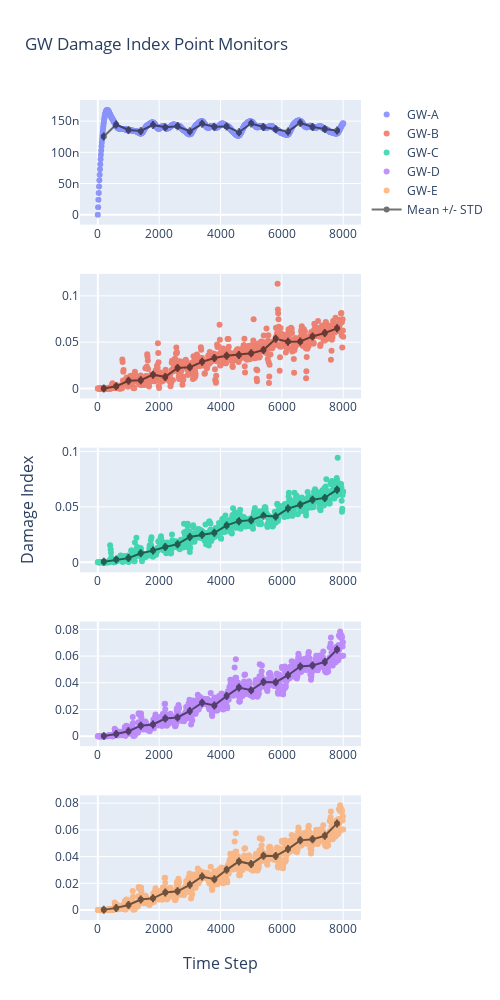
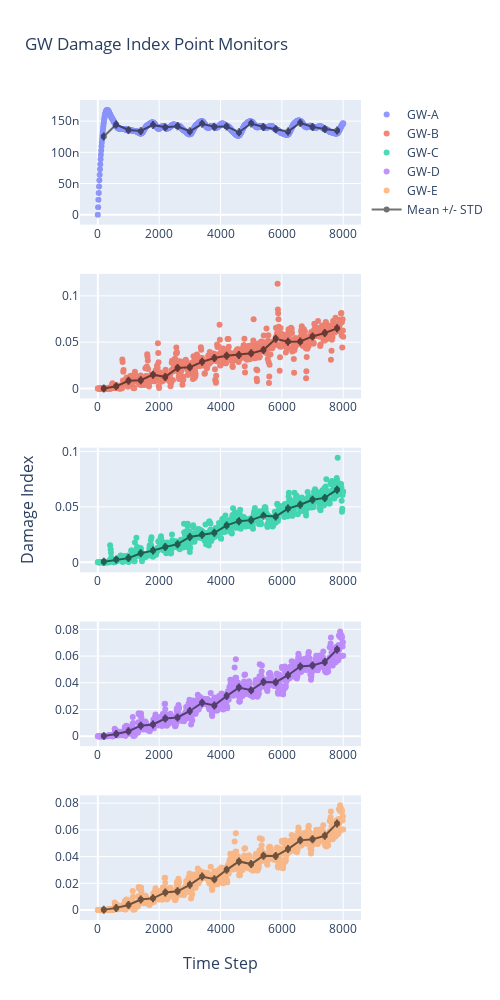

The notebook cell saved with these charts, in order:
### Code cell
color10_16 = ['#636EFA', '#EF553B', '#00CC96', '#AB63FA', '#FFA15A', '#19D3F3', '#FF6692', '#B6E880', '#FF97FF',
              '#FECB52']
scatter_opacity = 0.7
mean_opacity = scatter_opacity

fig = make_subplots(
    rows=5,
    cols=1,
    shared_xaxes=False,
    x_title="Time Step",
    y_title="Damage Index")
# subplot_titles=("Point A", "Quadrant 2"))

fig.add_trace(go.Scatter(x=residual_df['Time_Step'],
                         y=residual_df['point-gw-a'],
                         mode='markers',
                         opacity=scatter_opacity,
                         name='GW-A',
                         line=dict(color=color10_16[0])),
              row=1, col=1)
fig.add_trace(go.Scatter(x=bin_df['bin_centres'],
                         y=bin_df['point-gw-a_bin_mean'],
                         mode='markers+lines',
                         name='Mean +/- STD',
                         line=dict(color='black'),
                         opacity=.55,
                         error_x_array=bin_df['point-gw-a_std'],
                         showlegend=False),
              row=1, col=1)

fig.add_trace(go.Scatter(x=residual_df['Time_Step'],
                         y=residual_df['point-gw-b'],
                         mode='markers',
                         opacity=scatter_opacity,
                         name='GW-B',
                         line=dict(color=color10_16[1])),
              row=2, col=1)
fig.add_trace(go.Scatter(x=bin_df['bin_centres'],
                         y=bin_df['point-gw-b_bin_mean'],
                         mode='markers+lines',
                         name='Mean +/- STD',
                         line=dict(color='black'),
                         opacity=.55,
                         error_x_array=bin_df['point-gw-b_std'],
                         showlegend=False),
              row=2, col=1)

fig.add_trace(go.Scatter(x=residual_df['Time_Step'],
                         y=residual_df['point-gw-c'],
                         mode='markers',
                         opacity=scatter_opacity,
                         name='GW-C',
                         line=dict(color=color10_16[2]),
                         showlegend=True),
              row=3, col=1)
fig.add_trace(go.Scatter(x=bin_df['bin_centres'],
                         y=bin_df['point-gw-c_bin_mean'],
                         mode='markers+lines',
                         name='Mean +/- STD',
                         line=dict(color='black'),
                         opacity=.55,
                         error_x_array=bin_df['point-gw-c_std'],
                         showlegend=False),
              row=3, col=1)

fig.add_trace(go.Scatter(x=residual_df['Time_Step'],
                         y=residual_df['point-gw-d'],
                         mode='markers',
                         opacity=scatter_opacity,
                         name='GW-D',
                         line=dict(color=color10_16[3]),
                         showlegend=True),
              row=4, col=1)
fig.add_trace(go.Scatter(x=bin_df['bin_centres'],
                         y=bin_df['point-gw-d_bin_mean'],
                         mode='markers+lines',
                         name='Mean +/- STD',
                         line=dict(color='black'),
                         opacity=.55,
                         error_x_array=bin_df['point-gw-d_std'],
                         showlegend=False),
              row=4, col=1)

fig.add_trace(go.Scatter(x=residual_df['Time_Step'],
                         y=residual_df['point-gw-e'],
                         mode='markers',
                         opacity=scatter_opacity,
                         name='GW-E',
                         line=dict(color=color10_16[4]),
                         showlegend=True),
              row=5, col=1)
fig.add_trace(go.Scatter(x=bin_df['bin_centres'],
                         y=bin_df['point-gw-e_bin_mean'],
                         mode='markers+lines',
                         name='Mean +/- STD',
                         line=dict(color='black'),
                         opacity=.55,
                         error_x_array=bin_df['point-gw-e_std'],
                         showlegend=True),
              row=5, col=1)

fig.update_layout(height=1000, width=500,
                  title_text="GW Damage Index Point Monitors")

fig.show()

### Figure 1 — Plotly figure (JSON) as saved in the notebook; plotly's stock layout.template omitted (floating-point values rounded to 4 significant figures; data arrays with more than 128 entries replaced by an {"elided": "..."} marker saying what was removed)
{"data": [{"line": {"color": "#636EFA"}, "mode": "markers", "name": "GW-A", "opacity": 0.7, "type": "scatter", "x": {"elided": "801 int values"}, "xaxis": "x", "y": {"elided": "801 float values"}, "yaxis": "y"}, {"error_x": {"array": [5.031e-08, 7.364e-09, 1.109e-09, 3.65e-09, 3.36e-09, 1.378e-09, 2.743e-09, 4.28e-09, 3.456e-09, 1.394e-09, 3.945e-09, 5.293e-09, 3.081e-09, 9.529e-10, 3.733e-09, 5.808e-09, 3.549e-09, 1e-09, 3.042e-09, 5.415e-09]}, "line": {"color": "black"}, "mode": "markers+lines", "name": "Mean +/- STD", "opacity": 0.55, "showlegend": false, "type": "scatter", "x": [196.0, 600.0, 1000.0, 1400.0, 1800.0, 2200.0, 2600.0, 3000.0, 3400.0, 3800.0, 4200.0, 4600.0, 5000.0, 5400.0, 5800.0, 6200.0, 6600.0, 7000.0, 7400.0, 7800.0], "xaxis": "x", "y": [1.252e-07, 1.446e-07, 1.358e-07, 1.342e-07, 1.44e-07, 1.4e-07, 1.417e-07, 1.337e-07, 1.457e-07, 1.411e-07, 1.415e-07, 1.322e-07, 1.461e-07, 1.406e-07, 1.37e-07, 1.334e-07, 1.471e-07, 1.408e-07, 1.374e-07, 1.348e-07], "yaxis": "y"}, {"line": {"color": "#EF553B"}, "mode": "markers", "name": "GW-B", "opacity": 0.7, "type": "scatter", "x": {"elided": "801 int values"}, "xaxis": "x2", "y": {"elided": "801 float values"}, "yaxis": "y2"}, {"error_x": {"array": [3.309e-05, 0.004912, 0.005471, 0.004708, 0.01083, 0.003664, 0.009331, 0.005787, 0.005736, 0.01135, 0.0067, 0.006334, 0.01101, 0.01061, 0.01542, 0.009501, 0.01036, 0.007498, 0.00779, 0.008476]}, "line": {"color": "black"}, "mode": "markers+lines", "name": "Mean +/- STD", "opacity": 0.55, "showlegend": false, "type": "scatter", "x": [196.0, 600.0, 1000.0, 1400.0, 1800.0, 2200.0, 2600.0, 3000.0, 3400.0, 3800.0, 4200.0, 4600.0, 5000.0, 5400.0, 5800.0, 6200.0, 6600.0, 7000.0, 7400.0, 7800.0], "xaxis": "x2", "y": [1.646e-05, 0.002328, 0.008243, 0.009006, 0.01494, 0.01252, 0.02215, 0.02297, 0.02874, 0.03292, 0.03524, 0.03626, 0.03793, 0.04155, 0.05366, 0.05049, 0.05073, 0.05617, 0.05994, 0.06488], "yaxis": "y2"}, {"line": {"color": "#00CC96"}, "mode": "markers", "name": "GW-C", "opacity": 0.7, "showlegend": true, "type": "scatter", "x": {"elided": "801 int values"}, "xaxis": "x3", "y": {"elided": "801 float values"}, "yaxis": "y3"}, {"error_x": {"array": [0.002428, 0.002409, 0.002602, 0.003799, 0.003987, 0.003913, 0.002569, 0.006565, 0.003826, 0.004811, 0.004726, 0.004616, 0.004456, 0.00442, 0.005621, 0.005086, 0.004687, 0.004693, 0.006734, 0.008066]}, "line": {"color": "black"}, "mode": "markers+lines", "name": "Mean +/- STD", "opacity": 0.55, "showlegend": false, "type": "scatter", "x": [196.0, 600.0, 1000.0, 1400.0, 1800.0, 2200.0, 2600.0, 3000.0, 3400.0, 3800.0, 4200.0, 4600.0, 5000.0, 5400.0, 5800.0, 6200.0, 6600.0, 7000.0, 7400.0, 7800.0], "xaxis": "x3", "y": [0.0005199, 0.002504, 0.003799, 0.008214, 0.01057, 0.01381, 0.01638, 0.0229, 0.02493, 0.02666, 0.03328, 0.03714, 0.03805, 0.04206, 0.04133, 0.04845, 0.05187, 0.05635, 0.0581, 0.06551], "yaxis": "y3"}, {"line": {"color": "#AB63FA"}, "mode": "markers", "name": "GW-D", "opacity": 0.7, "showlegend": true, "type": "scatter", "x": {"elided": "801 int values"}, "xaxis": "x4", "y": {"elided": "801 float values"}, "yaxis": "y4"}, {"error_x": {"array": [0.0001643, 0.001323, 0.003047, 0.00408, 0.003211, 0.00393, 0.003795, 0.004742, 0.002515, 0.003921, 0.006043, 0.006647, 0.003306, 0.005083, 0.004181, 0.006377, 0.004229, 0.00451, 0.006039, 0.006723]}, "line": {"color": "black"}, "mode": "markers+lines", "name": "Mean +/- STD", "opacity": 0.55, "showlegend": false, "type": "scatter", "x": [196.0, 600.0, 1000.0, 1400.0, 1800.0, 2200.0, 2600.0, 3000.0, 3400.0, 3800.0, 4200.0, 4600.0, 5000.0, 5400.0, 5800.0, 6200.0, 6600.0, 7000.0, 7400.0, 7800.0], "xaxis": "x4", "y": [0.0001118, 0.001604, 0.003736, 0.007877, 0.008762, 0.0132, 0.01402, 0.01887, 0.02507, 0.02306, 0.03011, 0.03638, 0.03441, 0.04066, 0.04044, 0.04567, 0.05218, 0.05293, 0.05559, 0.06488], "yaxis": "y4"}, {"line": {"color": "#FFA15A"}, "mode": "markers", "name": "GW-E", "opacity": 0.7, "showlegend": true, "type": "scatter", "x": {"elided": "801 int values"}, "xaxis": "x5", "y": {"elided": "801 float values"}, "yaxis": "y5"}, {"error_x": {"array": [0.0001643, 0.001323, 0.003047, 0.00408, 0.003211, 0.00393, 0.003795, 0.004742, 0.002515, 0.003921, 0.006043, 0.006647, 0.003306, 0.005083, 0.004181, 0.006377, 0.004229, 0.00451, 0.006039, 0.006723]}, "line": {"color": "black"}, "mode": "markers+lines", "name": "Mean +/- STD", "opacity": 0.55, "showlegend": true, "type": "scatter", "x": [196.0, 600.0, 1000.0, 1400.0, 1800.0, 2200.0, 2600.0, 3000.0, 3400.0, 3800.0, 4200.0, 4600.0, 5000.0, 5400.0, 5800.0, 6200.0, 6600.0, 7000.0, 7400.0, 7800.0], "xaxis": "x5", "y": [0.0001118, 0.001604, 0.003736, 0.007877, 0.008762, 0.0132, 0.01402, 0.01887, 0.02507, 0.02306, 0.03011, 0.03638, 0.03441, 0.04066, 0.04044, 0.04567, 0.05218, 0.05293, 0.05559, 0.06488], "yaxis": "y5"}], "layout": {"annotations": [{"font": {"size": 16}, "showarrow": false, "text": "Time Step", "x": 0.5, "xanchor": "center", "xref": "paper", "y": 0, "yanchor": "top", "yref": "paper", "yshift": -30}, {"font": {"size": 16}, "showarrow": false, "text": "Damage Index", "textangle": -90, "x": 0, "xanchor": "right", "xref": "paper", "xshift": -40, "y": 0.5, "yanchor": "middle", "yref": "paper"}], "height": 1000, "title": {"text": "GW Damage Index Point Monitors"}, "width": 500, "xaxis": {"anchor": "y", "domain": [0.0, 1.0]}, "xaxis2": {"anchor": "y2", "domain": [0.0, 1.0]}, "xaxis3": {"anchor": "y3", "domain": [0.0, 1.0]}, "xaxis4": {"anchor": "y4", "domain": [0.0, 1.0]}, "xaxis5": {"anchor": "y5", "domain": [0.0, 1.0]}, "yaxis": {"anchor": "x", "domain": [0.848, 1.0]}, "yaxis2": {"anchor": "x2", "domain": [0.636, 0.788]}, "yaxis3": {"anchor": "x3", "domain": [0.424, 0.576]}, "yaxis4": {"anchor": "x4", "domain": [0.212, 0.364]}, "yaxis5": {"anchor": "x5", "domain": [0.0, 0.152]}}}

### Figure 2 — Plotly figure (JSON) as saved in the notebook; plotly's stock layout.template omitted (floating-point values rounded to 4 significant figures; data arrays with more than 128 entries replaced by an {"elided": "..."} marker saying what was removed)
{"data": [{"line": {"color": "#636EFA"}, "mode": "markers", "name": "GW-A", "opacity": 0.7, "type": "scatter", "x": {"elided": "801 int values"}, "xaxis": "x", "y": {"elided": "801 float values"}, "yaxis": "y"}, {"error_x": {"array": [5.031e-08, 7.364e-09, 1.109e-09, 3.65e-09, 3.36e-09, 1.378e-09, 2.743e-09, 4.28e-09, 3.456e-09, 1.394e-09, 3.945e-09, 5.293e-09, 3.081e-09, 9.529e-10, 3.733e-09, 5.808e-09, 3.549e-09, 1e-09, 3.042e-09, 5.415e-09]}, "line": {"color": "black"}, "mode": "markers+lines", "name": "Mean +/- STD", "opacity": 0.55, "showlegend": false, "type": "scatter", "x": [196.0, 600.0, 1000.0, 1400.0, 1800.0, 2200.0, 2600.0, 3000.0, 3400.0, 3800.0, 4200.0, 4600.0, 5000.0, 5400.0, 5800.0, 6200.0, 6600.0, 7000.0, 7400.0, 7800.0], "xaxis": "x", "y": [1.252e-07, 1.446e-07, 1.358e-07, 1.342e-07, 1.44e-07, 1.4e-07, 1.417e-07, 1.337e-07, 1.457e-07, 1.411e-07, 1.415e-07, 1.322e-07, 1.461e-07, 1.406e-07, 1.37e-07, 1.334e-07, 1.471e-07, 1.408e-07, 1.374e-07, 1.348e-07], "yaxis": "y"}, {"line": {"color": "#EF553B"}, "mode": "markers", "name": "GW-B", "opacity": 0.7, "type": "scatter", "x": {"elided": "801 int values"}, "xaxis": "x2", "y": {"elided": "801 float values"}, "yaxis": "y2"}, {"error_x": {"array": [3.309e-05, 0.004912, 0.005471, 0.004708, 0.01083, 0.003664, 0.009331, 0.005787, 0.005736, 0.01135, 0.0067, 0.006334, 0.01101, 0.01061, 0.01542, 0.009501, 0.01036, 0.007498, 0.00779, 0.008476]}, "line": {"color": "black"}, "mode": "markers+lines", "name": "Mean +/- STD", "opacity": 0.55, "showlegend": false, "type": "scatter", "x": [196.0, 600.0, 1000.0, 1400.0, 1800.0, 2200.0, 2600.0, 3000.0, 3400.0, 3800.0, 4200.0, 4600.0, 5000.0, 5400.0, 5800.0, 6200.0, 6600.0, 7000.0, 7400.0, 7800.0], "xaxis": "x2", "y": [1.646e-05, 0.002328, 0.008243, 0.009006, 0.01494, 0.01252, 0.02215, 0.02297, 0.02874, 0.03292, 0.03524, 0.03626, 0.03793, 0.04155, 0.05366, 0.05049, 0.05073, 0.05617, 0.05994, 0.06488], "yaxis": "y2"}, {"line": {"color": "#00CC96"}, "mode": "markers", "name": "GW-C", "opacity": 0.7, "showlegend": true, "type": "scatter", "x": {"elided": "801 int values"}, "xaxis": "x3", "y": {"elided": "801 float values"}, "yaxis": "y3"}, {"error_x": {"array": [0.002428, 0.002409, 0.002602, 0.003799, 0.003987, 0.003913, 0.002569, 0.006565, 0.003826, 0.004811, 0.004726, 0.004616, 0.004456, 0.00442, 0.005621, 0.005086, 0.004687, 0.004693, 0.006734, 0.008066]}, "line": {"color": "black"}, "mode": "markers+lines", "name": "Mean +/- STD", "opacity": 0.55, "showlegend": false, "type": "scatter", "x": [196.0, 600.0, 1000.0, 1400.0, 1800.0, 2200.0, 2600.0, 3000.0, 3400.0, 3800.0, 4200.0, 4600.0, 5000.0, 5400.0, 5800.0, 6200.0, 6600.0, 7000.0, 7400.0, 7800.0], "xaxis": "x3", "y": [0.0005199, 0.002504, 0.003799, 0.008214, 0.01057, 0.01381, 0.01638, 0.0229, 0.02493, 0.02666, 0.03328, 0.03714, 0.03805, 0.04206, 0.04133, 0.04845, 0.05187, 0.05635, 0.0581, 0.06551], "yaxis": "y3"}, {"line": {"color": "#AB63FA"}, "mode": "markers", "name": "GW-D", "opacity": 0.7, "showlegend": true, "type": "scatter", "x": {"elided": "801 int values"}, "xaxis": "x4", "y": {"elided": "801 float values"}, "yaxis": "y4"}, {"error_x": {"array": [0.0001643, 0.001323, 0.003047, 0.00408, 0.003211, 0.00393, 0.003795, 0.004742, 0.002515, 0.003921, 0.006043, 0.006647, 0.003306, 0.005083, 0.004181, 0.006377, 0.004229, 0.00451, 0.006039, 0.006723]}, "line": {"color": "black"}, "mode": "markers+lines", "name": "Mean +/- STD", "opacity": 0.55, "showlegend": false, "type": "scatter", "x": [196.0, 600.0, 1000.0, 1400.0, 1800.0, 2200.0, 2600.0, 3000.0, 3400.0, 3800.0, 4200.0, 4600.0, 5000.0, 5400.0, 5800.0, 6200.0, 6600.0, 7000.0, 7400.0, 7800.0], "xaxis": "x4", "y": [0.0001118, 0.001604, 0.003736, 0.007877, 0.008762, 0.0132, 0.01402, 0.01887, 0.02507, 0.02306, 0.03011, 0.03638, 0.03441, 0.04066, 0.04044, 0.04567, 0.05218, 0.05293, 0.05559, 0.06488], "yaxis": "y4"}, {"line": {"color": "#FFA15A"}, "mode": "markers", "name": "GW-E", "opacity": 0.7, "showlegend": true, "type": "scatter", "x": {"elided": "801 int values"}, "xaxis": "x5", "y": {"elided": "801 float values"}, "yaxis": "y5"}, {"error_x": {"array": [0.0001643, 0.001323, 0.003047, 0.00408, 0.003211, 0.00393, 0.003795, 0.004742, 0.002515, 0.003921, 0.006043, 0.006647, 0.003306, 0.005083, 0.004181, 0.006377, 0.004229, 0.00451, 0.006039, 0.006723]}, "line": {"color": "black"}, "mode": "markers+lines", "name": "Mean +/- STD", "opacity": 0.55, "showlegend": true, "type": "scatter", "x": [196.0, 600.0, 1000.0, 1400.0, 1800.0, 2200.0, 2600.0, 3000.0, 3400.0, 3800.0, 4200.0, 4600.0, 5000.0, 5400.0, 5800.0, 6200.0, 6600.0, 7000.0, 7400.0, 7800.0], "xaxis": "x5", "y": [0.0001118, 0.001604, 0.003736, 0.007877, 0.008762, 0.0132, 0.01402, 0.01887, 0.02507, 0.02306, 0.03011, 0.03638, 0.03441, 0.04066, 0.04044, 0.04567, 0.05218, 0.05293, 0.05559, 0.06488], "yaxis": "y5"}], "layout": {"annotations": [{"font": {"size": 16}, "showarrow": false, "text": "Time Step", "x": 0.5, "xanchor": "center", "xref": "paper", "y": 0, "yanchor": "top", "yref": "paper", "yshift": -30}, {"font": {"size": 16}, "showarrow": false, "text": "Damage Index", "textangle": -90, "x": 0, "xanchor": "right", "xref": "paper", "xshift": -40, "y": 0.5, "yanchor": "middle", "yref": "paper"}], "height": 1000, "title": {"text": "GW Damage Index Point Monitors"}, "width": 500, "xaxis": {"anchor": "y", "domain": [0.0, 1.0]}, "xaxis2": {"anchor": "y2", "domain": [0.0, 1.0]}, "xaxis3": {"anchor": "y3", "domain": [0.0, 1.0]}, "xaxis4": {"anchor": "y4", "domain": [0.0, 1.0]}, "xaxis5": {"anchor": "y5", "domain": [0.0, 1.0]}, "yaxis": {"anchor": "x", "domain": [0.848, 1.0]}, "yaxis2": {"anchor": "x2", "domain": [0.636, 0.788]}, "yaxis3": {"anchor": "x3", "domain": [0.424, 0.576]}, "yaxis4": {"anchor": "x4", "domain": [0.212, 0.364]}, "yaxis5": {"anchor": "x5", "domain": [0.0, 0.152]}}}
